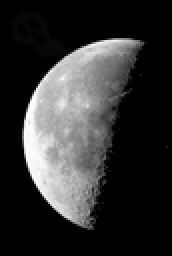
%> input picture Lab9/moon.png, 86 x 128 px, shrunk from 120 x 179 before the run (shown 2 times larger)
$ octave MyGaussianFilter2d_template.m   (GNU Octave 9; MATLAB toolbox functions it lacks are replaced by stand-ins)
%> lines starting %> are read from the running program, lines starting %| are printed output that depends on the picture; in (x1, y1, x2, y2) boxes, pixels count from 0 and x2, y2 are one past the last pixel; in counts of white or black regions, pixels touching at a corner belong together; the program's own positions count from 1
### Lab9/MyEdgeDetector2.m
function E = MyEdgeDetector2(f, thres)

% (c) Linan Zhang
% Oct 25, 2018

% Inputs:
%   f = image
%   thres = threshold value for edge detection
% Output:
%   E = edge of the image

% ========================================
% Step 1: Compute derivatives using central differences.
% ========================================
[n,m] = size(f);
Dx = zeros(n,m); % initialize df/dx
Dy = zeros(n,m); % initialize df/dy
% Assume that df/dx = df/dy = 0 on the boundaries.
Dx(2:end-1,:) = (f(3:end,:)-f(1:end-2,:))/2;
Dy(:,2:end-1) = (f(:,3:end)-f(:,1:end-2))/2;
D = sqrt( Dx.^2 + Dy.^2 );

% ========================================
% Step 2: Obtain the edges.
% ========================================
% Rescale the norm of the gradient to be between 0 and 1
D = (D - min(D(:)))/(max(D(:)) - min(D(:)));
% Threshold the norm of gradient to find large jumps in image.
D = (D > thres);
E = double(D);
% % Thin the binary image D.
% E = bwmorph(E, 'Skel', inf);
end

### Lab9/MyGaussianFilter2d_template.m
% Step 1: (done for you) Read an image.
f = imread('moon.png');
%> f is the input picture: size 128x86 uint8; min 0, max 255, mean 50.2
f = im2double(f);
%> f: size 128x86 double
[n, m] = size(f);
%> n = 128; m = 86

% Step 2: Define the Gaussian filter.
sigma = 1; r = 2; % Do not tune the parameters.
G = @(x,y) 1/(2*pi*sigma^2) .* exp(-(x.^2 + y.^2) / (2*sigma^2)) .* (x>=-r) .* (x<=r) .* (y>=-r) .* (y<=r);

% Step 3: Pad the image with additional pixels such that
%   f satisfies the replicate boundary condition
%   i.e.    size(F) = [n+2r, m+2r]
%           F(r+1:r+n, r+1:r+m) = f
% Hint: https://www.mathworks.com/help/images/ref/padarray.html
F = padarray(f, [r r], 'replicate');
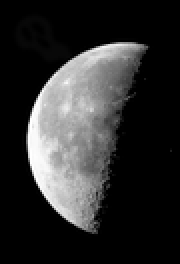
%> F: size 132x90 double (shown 2 times larger); min 0, max 1, mean 0.182

% Step 4: Initialize the solution.
u = zeros(n, m)% some array of the same size as f

% Step 5: (done for you) Create meshgrid.
% Hint: https://www.mathworks.com/help/matlab/ref/meshgrid.html
% Interchange the roles of x and y for images.
[s2,s1] = meshgrid(1:m+2*r,1:n+2*r);

% Step 6: Smooth the data using the composite trapezoidal rule.
for i=1:n
    for j=1:m

        % Step 6.1: Compute F(s1, s2) * G(i-s1+r, j-s2+r).
        W = F .* G(i-s1+r, j-s2+r);

        % Step 6.2: Compute the components of the integrand.
        % - vertices (4 terms)
        J1 = W(1, 1) + W(end, 1) + W(1, end) + W(end, end);
        % - boundaries (4 sums)
        J2 = sum(W(2:end-1, 1)) + sum(W(2:end-1, end)) + sum(W(1, 2:end-1)) + sum(W(end, 2:end-1));
        % - interior points (1 sum)
        % Hint: https://www.mathworks.com/help/matlab/ref/sum.html
        J3 = sum(sum(W(2:end-1, 2:end-1)));

        % Step 6.3: Compute the integral.
        u(i,j) = 1/4 * J1 + 1/2 * J2 + J3;
    end
end
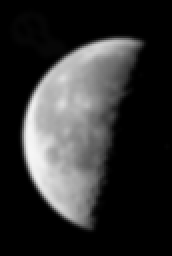
%> u: size 128x86 double (shown 2 times larger); min 0, max 0.967, mean 0.193

% Step 7: Detect the edges and plot the solution.
% decrease thres from 0.1 to 0.01 and see what happens :P
thres = 0.1
E = MyEdgeDetector2(u, thres); % using the helper funtion
%> in MyEdgeDetector2, `Dx(2:end-1,:) = (f(3:end,:)-f(1:end-2,:))/2;`:
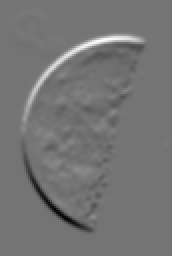
%> Dx: size 128x86 double (shown 2 times larger); min -0.24, max 0.284, mean 0; drawn with min black and max white
%> in MyEdgeDetector2, `Dy(:,2:end-1) = (f(:,3:end)-f(:,1:end-2))/2;`:
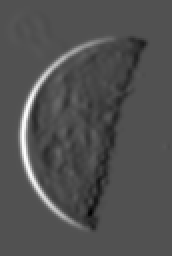
%> Dy: size 128x86 double (shown 2 times larger); min -0.148, max 0.313, mean 1.98e-06; drawn with min black and max white
%> in MyEdgeDetector2, `D = sqrt( Dx.^2 + Dy.^2 );`:
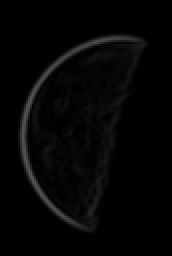
%> D: size 128x86 double (shown 2 times larger); min 0, max 0.331, mean 0.0206
%> in MyEdgeDetector2, `D = (D - min(D(:)))/(max(D(:)) - min(D(:)));`:
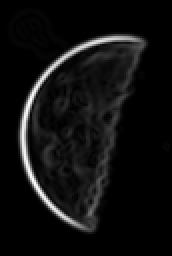
%> D: size 128x86 double (shown 2 times larger); min 0, max 1, mean 0.0622
%> in MyEdgeDetector2, `D = (D > thres);`:
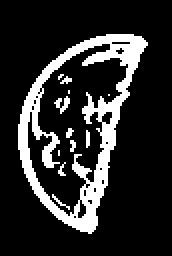
%> D: size 128x86 logical (shown 2 times larger); 17.1% white; 12 white regions (10 under 20 px), largest, box (x1, y1, x2, y2) and area: (9, 17, 74, 117) 1754, (27, 48, 35, 57) 33

% Step 8: (done for you) Plot the edges.
imagesc(E); colormap(gray);
axis off; axis image;
